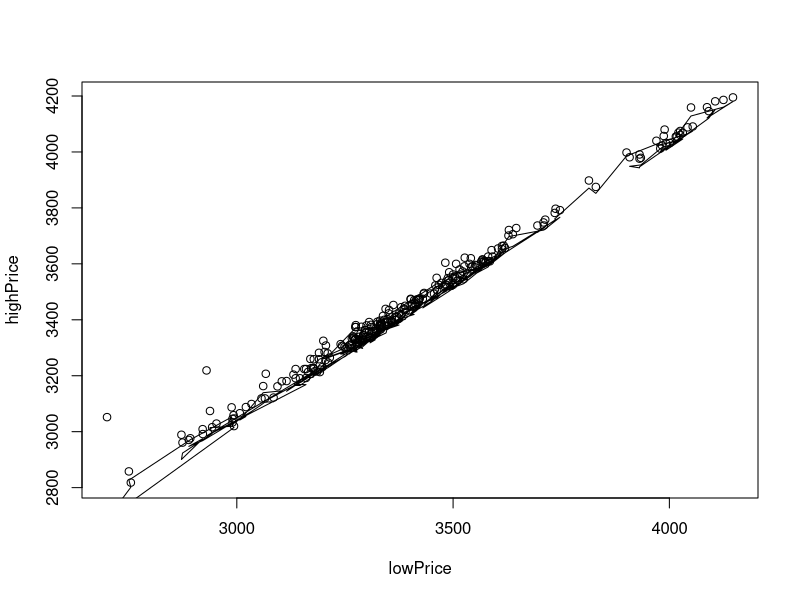

Reproduce this figure in R.
stock <- read.csv("stock-sony-250.csv")

# 1行目を削除
stockData <- stock[2:240, 2:7]
# print(stockData)

# 終値をyとしてデータにする
y <- stock[ ,5]
# print(y)

dataRegressionTrain <- stockData[ , -1]

# それぞれのデータを取り出し
lowPrice <- stock[ , 4]
highPrice <- stock[ , 3]
date <- stock[ , 1]


# 確認用にlowPriceをプロット
# plot(date, lowPrice, col="blue", main="plot row stock data", xlab="date", ylab="price")

# data.frame型にまとめていく
# 始値と出来高と売買代金を利用する
dataRegressionTrain <- data.frame(
  y = stock[ ,5],
  x1 = stock[ ,2],
#   x2 = stock[ ,3],
#   x3 = stock[ ,4],
  x4 = stock[ ,6],
  x5 = stock[ ,7]
)


modelLm <- lm(
  y ~(.)^2,
  data = dataRegressionTrain
)

print(modelLm)

sum <- summary(modelLm)
print(sum)

modelLm <- step(modelLm)

# データと重回帰結果をプロットしていく
plot(lowPrice, highPrice)
lines(lowPrice, fitted(modelLm))
